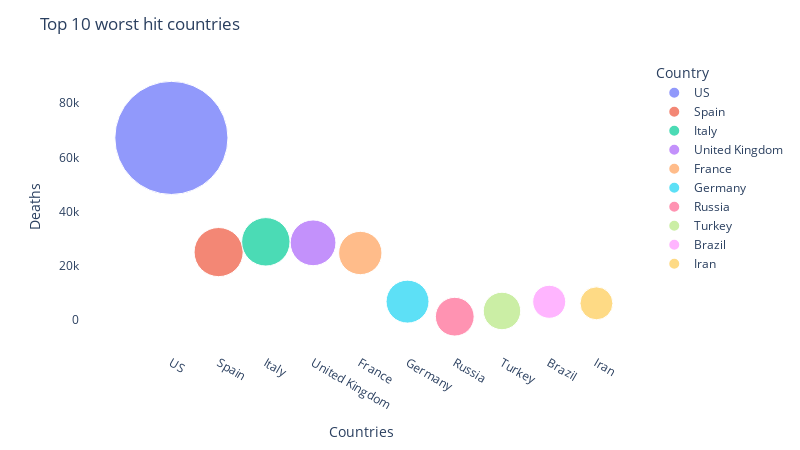

Notebook source saved alongside this figure:
### Code cell
import plotly.express as px
n=10
sorted_country_df = country_df.sort_values('Confirmed', ascending=False)

fig = px.scatter(sorted_country_df.head(n), x="Country", y="Deaths", size="Confirmed", color="Country",hover_name="Country", size_max=80)

fig.update_layout(
title=f"Top {n} worst hit countries",
xaxis_title="Countries",
yaxis_title="Deaths",
)

fig.update_layout(
    autosize=False,
    width=800,
    height=450,
    plot_bgcolor='white')


fig.show()

### Figure 1 — Plotly figure (JSON) as saved in the notebook; plotly's stock layout.template omitted (floating-point values rounded to 4 significant figures)
{"data": [{"hovertemplate": "<b>%{hovertext}</b><br><br>Country=%{x}<br>Deaths=%{y}<br>Confirmed=%{marker.size}<extra></extra>", "hovertext": ["US"], "legendgroup": "US", "marker": {"color": "#636efa", "size": [1149197], "sizemode": "area", "sizeref": 179.6, "symbol": "circle"}, "mode": "markers", "name": "US", "showlegend": true, "type": "scatter", "x": ["US"], "xaxis": "x", "y": [67200], "yaxis": "y"}, {"hovertemplate": "<b>%{hovertext}</b><br><br>Country=%{x}<br>Deaths=%{y}<br>Confirmed=%{marker.size}<extra></extra>", "hovertext": ["Spain"], "legendgroup": "Spain", "marker": {"color": "#EF553B", "size": [216582], "sizemode": "area", "sizeref": 179.6, "symbol": "circle"}, "mode": "markers", "name": "Spain", "showlegend": true, "type": "scatter", "x": ["Spain"], "xaxis": "x", "y": [25100], "yaxis": "y"}, {"hovertemplate": "<b>%{hovertext}</b><br><br>Country=%{x}<br>Deaths=%{y}<br>Confirmed=%{marker.size}<extra></extra>", "hovertext": ["Italy"], "legendgroup": "Italy", "marker": {"color": "#00cc96", "size": [210717], "sizemode": "area", "sizeref": 179.6, "symbol": "circle"}, "mode": "markers", "name": "Italy", "showlegend": true, "type": "scatter", "x": ["Italy"], "xaxis": "x", "y": [28884], "yaxis": "y"}, {"hovertemplate": "<b>%{hovertext}</b><br><br>Country=%{x}<br>Deaths=%{y}<br>Confirmed=%{marker.size}<extra></extra>", "hovertext": ["United Kingdom"], "legendgroup": "United Kingdom", "marker": {"color": "#ab63fa", "size": [187840], "sizemode": "area", "sizeref": 179.6, "symbol": "circle"}, "mode": "markers", "name": "United Kingdom", "showlegend": true, "type": "scatter", "x": ["United Kingdom"], "xaxis": "x", "y": [28520], "yaxis": "y"}, {"hovertemplate": "<b>%{hovertext}</b><br><br>Country=%{x}<br>Deaths=%{y}<br>Confirmed=%{marker.size}<extra></extra>", "hovertext": ["France"], "legendgroup": "France", "marker": {"color": "#FFA15A", "size": [168518], "sizemode": "area", "sizeref": 179.6, "symbol": "circle"}, "mode": "markers", "name": "France", "showlegend": true, "type": "scatter", "x": ["France"], "xaxis": "x", "y": [24763], "yaxis": "y"}, {"hovertemplate": "<b>%{hovertext}</b><br><br>Country=%{x}<br>Deaths=%{y}<br>Confirmed=%{marker.size}<extra></extra>", "hovertext": ["Germany"], "legendgroup": "Germany", "marker": {"color": "#19d3f3", "size": [165383], "sizemode": "area", "sizeref": 179.6, "symbol": "circle"}, "mode": "markers", "name": "Germany", "showlegend": true, "type": "scatter", "x": ["Germany"], "xaxis": "x", "y": [6840], "yaxis": "y"}, {"hovertemplate": "<b>%{hovertext}</b><br><br>Country=%{x}<br>Deaths=%{y}<br>Confirmed=%{marker.size}<extra></extra>", "hovertext": ["Russia"], "legendgroup": "Russia", "marker": {"color": "#FF6692", "size": [134687], "sizemode": "area", "sizeref": 179.6, "symbol": "circle"}, "mode": "markers", "name": "Russia", "showlegend": true, "type": "scatter", "x": ["Russia"], "xaxis": "x", "y": [1280], "yaxis": "y"}, {"hovertemplate": "<b>%{hovertext}</b><br><br>Country=%{x}<br>Deaths=%{y}<br>Confirmed=%{marker.size}<extra></extra>", "hovertext": ["Turkey"], "legendgroup": "Turkey", "marker": {"color": "#B6E880", "size": [126045], "sizemode": "area", "sizeref": 179.6, "symbol": "circle"}, "mode": "markers", "name": "Turkey", "showlegend": true, "type": "scatter", "x": ["Turkey"], "xaxis": "x", "y": [3397], "yaxis": "y"}, {"hovertemplate": "<b>%{hovertext}</b><br><br>Country=%{x}<br>Deaths=%{y}<br>Confirmed=%{marker.size}<extra></extra>", "hovertext": ["Brazil"], "legendgroup": "Brazil", "marker": {"color": "#FF97FF", "size": [97929], "sizemode": "area", "sizeref": 179.6, "symbol": "circle"}, "mode": "markers", "name": "Brazil", "showlegend": true, "type": "scatter", "x": ["Brazil"], "xaxis": "x", "y": [6777], "yaxis": "y"}, {"hovertemplate": "<b>%{hovertext}</b><br><br>Country=%{x}<br>Deaths=%{y}<br>Confirmed=%{marker.size}<extra></extra>", "hovertext": ["Iran"], "legendgroup": "Iran", "marker": {"color": "#FECB52", "size": [97424], "sizemode": "area", "sizeref": 179.6, "symbol": "circle"}, "mode": "markers", "name": "Iran", "showlegend": true, "type": "scatter", "x": ["Iran"], "xaxis": "x", "y": [6203], "yaxis": "y"}], "layout": {"autosize": false, "height": 450, "legend": {"itemsizing": "constant", "title": {"text": "Country"}, "tracegroupgap": 0}, "margin": {"t": 60}, "plot_bgcolor": "white", "title": {"text": "Top 10 worst hit countries"}, "width": 800, "xaxis": {"anchor": "y", "categoryarray": ["US", "Spain", "Italy", "United Kingdom", "France", "Germany", "Russia", "Turkey", "Brazil", "Iran"], "categoryorder": "array", "domain": [0, 1], "title": {"text": "Countries"}}, "yaxis": {"anchor": "x", "domain": [0, 1], "title": {"text": "Deaths"}}}}
